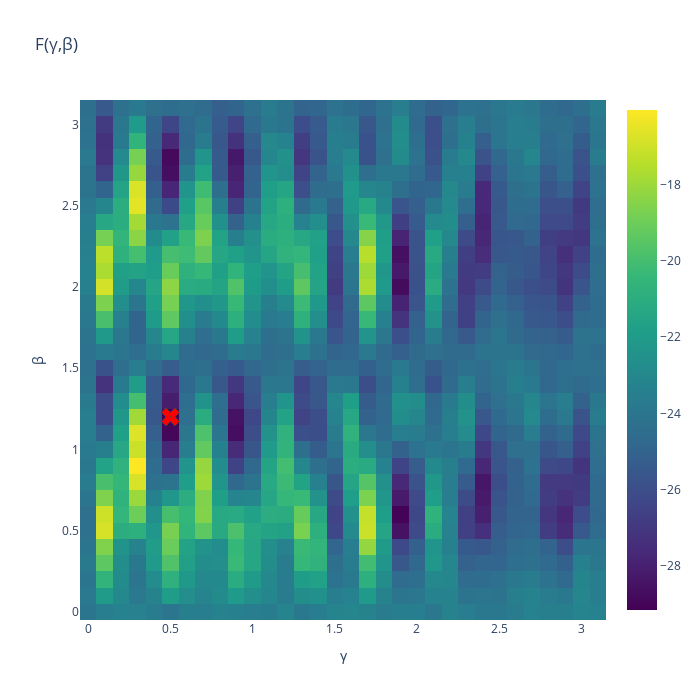

Notebook source saved alongside this figure:
### Code cell
# Plot Heatmap 
fig = go.Figure(data=go.Heatmap(z=landscape, x=b_beta, y=a_gamma, type = 'heatmap', colorscale = 'viridis'))

# Update Layout
fig.update_layout(title="F(γ,β)", width=700, height=700, yaxis_title="β", xaxis_title="γ")

# Display Global Minimium 
fig.add_trace(
    go.Scatter(mode="markers", x=[opt_beta], y=[opt_gamma], marker_symbol=[204], text = [landscape[gamma,beta]],
                   marker_color="red",  hovertemplate="x: %{x}<br>y: %{y}<br> z: %{text:.2f}<extra></extra>", 
                   marker_line_width=1, marker_size=16))

### Figure 1 — Plotly figure (JSON) as saved in the notebook; plotly's stock layout.template omitted (floating-point values rounded to 4 significant figures; data arrays with more than 128 entries replaced by an {"elided": "..."} marker saying what was removed)
{"data": [{"colorscale": [[0, "#440154"], [0.1111, "#482878"], [0.2222, "#3e4989"], [0.3333, "#31688e"], [0.4444, "#26828e"], [0.5556, "#1f9e89"], [0.6667, "#35b779"], [0.7778, "#6ece58"], [0.8889, "#b5de2b"], [1, "#fde725"]], "type": "heatmap", "x": [0, 0.1, 0.2, 0.3, 0.4, 0.5, 0.6, 0.7, 0.8, 0.9, 1, 1.1, 1.2, 1.3, 1.4, 1.5, 1.6, 1.7, 1.8, 1.9, 2, 2.1, 2.2, 2.3, 2.4, 2.5, 2.6, 2.7, 2.8, 2.9, 3, 3.1], "y": [0, 0.1, 0.2, 0.3, 0.4, 0.5, 0.6, 0.7, 0.8, 0.9, 1, 1.1, 1.2, 1.3, 1.4, 1.5, 1.6, 1.7, 1.8, 1.9, 2, 2.1, 2.2, 2.3, 2.4, 2.5, 2.6, 2.7, 2.8, 2.9, 3, 3.1], "z": {"elided": "32x32 float values"}}, {"hovertemplate": "x: %{x}<br>y: %{y}<br> z: %{text:.2f}<extra></extra>", "marker": {"color": "red", "line": {"width": 1}, "size": 16, "symbol": [204]}, "mode": "markers", "text": ["-29.150678025489956"], "type": "scatter", "x": [0.5], "y": [1.2]}], "layout": {"height": 700, "title": {"text": "F(γ,β)"}, "width": 700, "xaxis": {"title": {"text": "γ"}}, "yaxis": {"title": {"text": "β"}}}}
